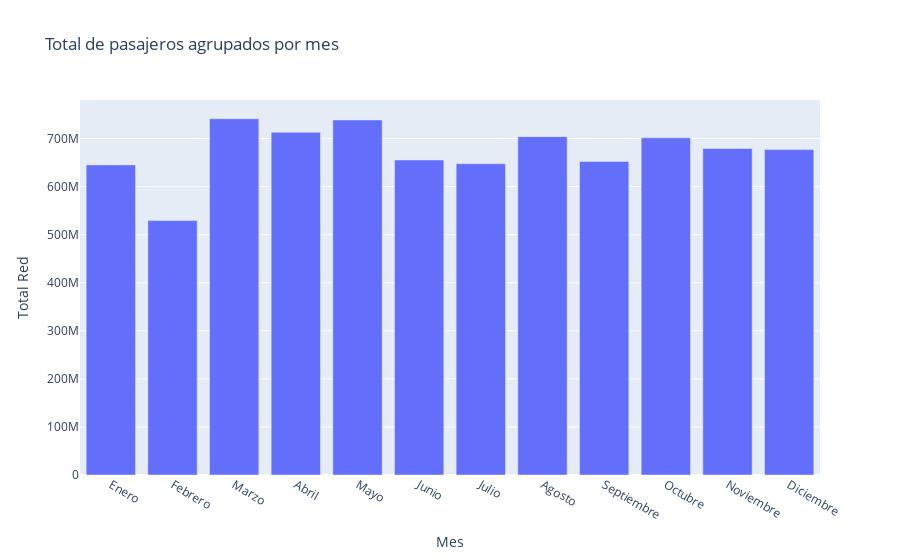
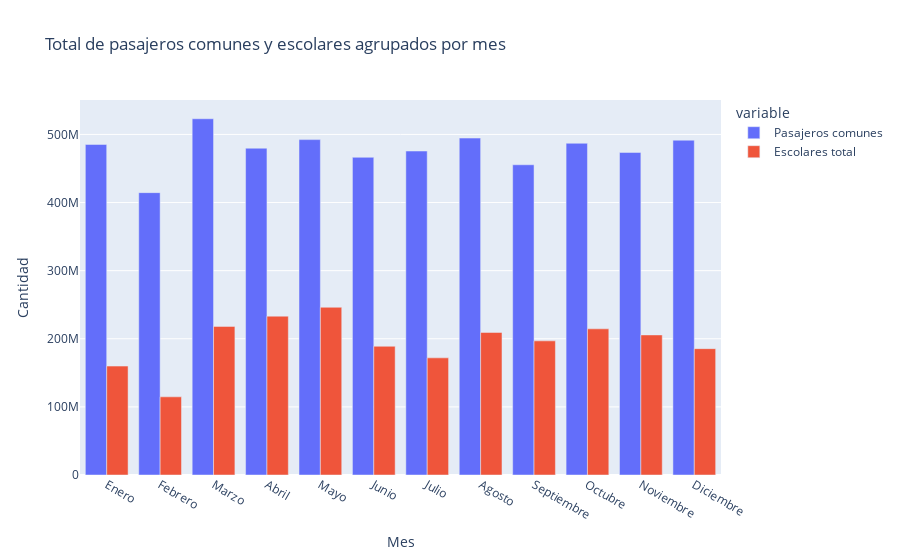

The code cell stored with these charts, in order, in its notebook:
### Markdown cell above
### Gráfico N°4 
### 1. Total de pasajeros agrupados por mes 
### 2. Total de pasajeros comunes y escolares agrupados por Mes

### Code cell
# Paso 1: Convertir la columna "Mes y año" al formato de fecha
df_totales["Mes y año"] = pd.to_datetime(df_totales["Mes y año"], format="%Y.%m.%d")

# Paso 2: Extraer el mes de la columna de fechas
df_totales["Mes"] = df_totales["Mes y año"].dt.month

# Paso 3: Agrupar por mes y calcular el total "Total Red" para cada mes
df_total_red_por_mes = df_totales.groupby("Mes").sum()["Total Red"].reset_index()

# Paso 4: Crear el gráfico de barras utilizando Plotly
fig1 = px.bar(df_total_red_por_mes, x="Mes", y="Total Red", labels={"Mes": "Mes", "Total Red": "Total Red"},
              title="Total de pasajeros agrupados por mes",
              category_orders={"Mes": [1, 2, 3, 4, 5, 6, 7, 8, 9, 10, 11, 12]})

# Paso 5: Personalizar el eje x para mostrar el nombre del mes en lugar del número
meses = {1: "Enero", 2: "Febrero", 3: "Marzo", 4: "Abril", 5: "Mayo", 6: "Junio",
         7: "Julio", 8: "Agosto", 9: "Septiembre", 10: "Octubre", 11: "Noviembre", 12: "Diciembre"}
fig1.update_layout(
    xaxis=dict(
        tickmode="array",
        tickvals=list(meses.keys()),
        ticktext=list(meses.values())
    )
)

# Mostrar el primer gráfico
fig1.show()

# Paso 6: Crear el segundo gráfico de barras utilizando Plotly
df_pasajeros_escolares_por_mes = df_totales.groupby("Mes").sum()[["Pasajeros comunes", "Escolares total"]].reset_index()

fig2 = px.bar(df_pasajeros_escolares_por_mes, x="Mes", y=["Pasajeros comunes", "Escolares total"],
              labels={"Mes": "Mes", "value": "Cantidad"},
              title="Total de pasajeros comunes y escolares agrupados por mes",
              category_orders={"Mes": [1, 2, 3, 4, 5, 6, 7, 8, 9, 10, 11, 12]},
              barmode="group")

# Paso 7: Personalizar el eje x para mostrar el nombre del mes en lugar del número
fig2.update_layout(
    xaxis=dict(
        tickmode="array",
        tickvals=list(meses.keys()),
        ticktext=list(meses.values())
    )
)

# Mostrar el segundo gráfico
fig2.show()

### Figure 1 — Plotly figure (JSON) as saved in the notebook; plotly's stock layout.template omitted (floating-point values rounded to 4 significant figures)
{"data": [{"alignmentgroup": "True", "hovertemplate": "Mes=%{x}<br>Total Red=%{y}<extra></extra>", "legendgroup": "", "marker": {"color": "#636efa", "pattern": {"shape": ""}}, "name": "", "offsetgroup": "", "orientation": "v", "showlegend": false, "textposition": "auto", "type": "bar", "x": [1, 2, 3, 4, 5, 6, 7, 8, 9, 10, 11, 12], "xaxis": "x", "y": [645211918, 529327387, 741220661, 712955792, 738631959, 655413979, 647640464, 703937297, 652377161, 701603439, 679202871, 677037147], "yaxis": "y"}], "layout": {"barmode": "relative", "legend": {"tracegroupgap": 0}, "title": {"text": "Total de pasajeros agrupados por mes"}, "xaxis": {"anchor": "y", "categoryarray": [1, 2, 3, 4, 5, 6, 7, 8, 9, 10, 11, 12], "categoryorder": "array", "domain": [0, 1], "tickmode": "array", "ticktext": ["Enero", "Febrero", "Marzo", "Abril", "Mayo", "Junio", "Julio", "Agosto", "Septiembre", "Octubre", "Noviembre", "Diciembre"], "tickvals": [1, 2, 3, 4, 5, 6, 7, 8, 9, 10, 11, 12], "title": {"text": "Mes"}}, "yaxis": {"anchor": "x", "domain": [0, 1], "title": {"text": "Total Red"}}}}

### Figure 2 — Plotly figure (JSON) as saved in the notebook; plotly's stock layout.template omitted (floating-point values rounded to 4 significant figures)
{"data": [{"alignmentgroup": "True", "hovertemplate": "variable=Pasajeros comunes<br>Mes=%{x}<br>Cantidad=%{y}<extra></extra>", "legendgroup": "Pasajeros comunes", "marker": {"color": "#636efa", "pattern": {"shape": ""}}, "name": "Pasajeros comunes", "offsetgroup": "Pasajeros comunes", "orientation": "v", "showlegend": true, "textposition": "auto", "type": "bar", "x": [1, 2, 3, 4, 5, 6, 7, 8, 9, 10, 11, 12], "xaxis": "x", "y": [485312730, 414558823, 523022897, 479767784, 492401794, 466416083, 475641857, 494654126, 455444227, 487007130, 473560786, 491542236], "yaxis": "y"}, {"alignmentgroup": "True", "hovertemplate": "variable=Escolares total<br>Mes=%{x}<br>Cantidad=%{y}<extra></extra>", "legendgroup": "Escolares total", "marker": {"color": "#EF553B", "pattern": {"shape": ""}}, "name": "Escolares total", "offsetgroup": "Escolares total", "orientation": "v", "showlegend": true, "textposition": "auto", "type": "bar", "x": [1, 2, 3, 4, 5, 6, 7, 8, 9, 10, 11, 12], "xaxis": "x", "y": [159899188, 114768564, 218197764, 233188008, 246230165, 188997896, 171998607, 209283171, 196932934, 214596309, 205642085, 185494911], "yaxis": "y"}], "layout": {"barmode": "group", "legend": {"title": {"text": "variable"}, "tracegroupgap": 0}, "title": {"text": "Total de pasajeros comunes y escolares agrupados por mes"}, "xaxis": {"anchor": "y", "categoryarray": [1, 2, 3, 4, 5, 6, 7, 8, 9, 10, 11, 12], "categoryorder": "array", "domain": [0, 1], "tickmode": "array", "ticktext": ["Enero", "Febrero", "Marzo", "Abril", "Mayo", "Junio", "Julio", "Agosto", "Septiembre", "Octubre", "Noviembre", "Diciembre"], "tickvals": [1, 2, 3, 4, 5, 6, 7, 8, 9, 10, 11, 12], "title": {"text": "Mes"}}, "yaxis": {"anchor": "x", "domain": [0, 1], "title": {"text": "Cantidad"}}}}
